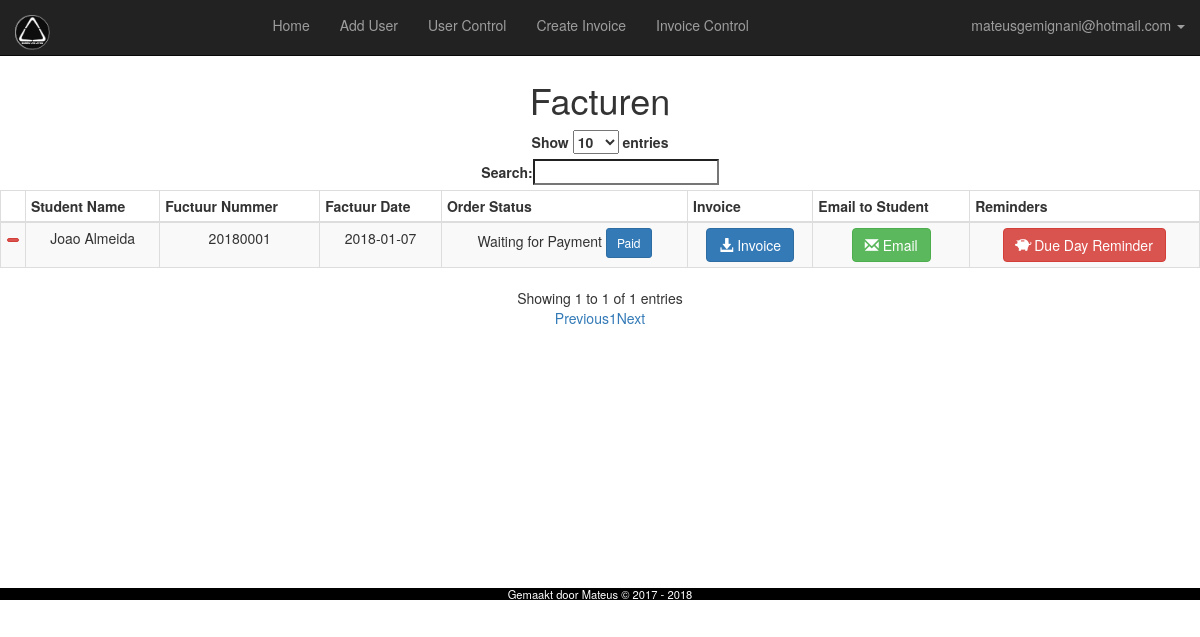
/admin/facturen.php (signed in), run on the app's committed database.
### tables this page shows
CREATE TABLE `tbl_users` (
  `id` int(11) NOT NULL AUTO_INCREMENT,
  `full_name` varchar(100) NOT NULL,
  `full_name_pat` varchar(255) NOT NULL,
  `email` varchar(100) NOT NULL,
  `password` varchar(100) NOT NULL,
  `bday` date NOT NULL,
  `address` text NOT NULL,
  `city` varchar(255) NOT NULL,
  `zipcode` varchar(255) NOT NULL,
  `phone` int(11) NOT NULL,
  `plan` int(11) NOT NULL,
  `sdate` date NOT NULL,
  `permissions` tinyint(4) NOT NULL DEFAULT '0',
  PRIMARY KEY (`id`),
  UNIQUE KEY `userEmail` (`email`)
);

CREATE TABLE `payments` (
  `id` int(11) NOT NULL AUTO_INCREMENT,
  `user_id` int(11) NOT NULL,
  `factuur_nummer` int(11) NOT NULL,
  `payment_date` date NOT NULL,
  `paid` tinyint(4) NOT NULL DEFAULT '0',
  PRIMARY KEY (`id`)
);

### admin/User.php (called while the page is built, shortened)
<?php
class User
{
    private $conn;
    public function __construct()
    {
        $database = new Database();
        $db = $database->dbConnection();
        $this->conn = $db;
    }
    public function runQuery($sql)
    {
        $stmt = $this->conn->prepare($sql);
        return $stmt;
    }
}

### admin/facturen.php (the view, shortened to what this page needs)
<?php
require_once 'User.php';
$user_home = new User();
$stmt_users = $user_home->runQuery("SELECT * FROM tbl_users WHERE permissions=0");
$stmt_users->execute();
        ?>
        <?php
include_once 'includes_admin/head_admin.php';
include_once 'includes_admin/nav_admin.php';
?>
<br><br><br>
    <h1 class="text-center">Facturen</h1>
    <table id="employee_data" class="table table-bordered table-condensed table-striped">
        <thead>
            <th></th>
            <th>Student Name</th>
            <th>Fuctuur Nummer</th>
            <th>Factuur Date</th>
            <th>Order Status</th>
            <th>Invoice</th>
            <th>Email to Student</th>
            <th>Reminders</th>
        </thead>
        <tbody>
        <?php
        while ($row_users = $stmt_users->fetch(PDO::FETCH_ASSOC)):
            if($stmt_users->rowCount() ==0){
                ?>
                <tr>
                </tr>
                <?php
            }
            else{
                $stmt_pay = $user_home->runQuery("SELECT * FROM payments WHERE user_id=:uid");
                $stmt_pay->execute(array(":uid"=>$row_users['id']));
                if($stmt_pay->rowCount() >0) {
                while($row_pay = $stmt_pay->fetch(PDO::FETCH_ASSOC)):
                $stmt_factuur = $user_home->runQuery("SELECT * FROM factuur WHERE factuur_nummer=:fname");
                $stmt_factuur->execute(array(":fname"=>$row_pay['factuur_nummer']));
                $row_factuur = $stmt_factuur->fetch(PDO::FETCH_ASSOC);
                $pay_day = $row_pay['payment_date'];
                ?>
                <tr>
                    <td>
                        <a onclick="return confirm('Ben je zeker?')" href="facturen.php?delete=<?php echo $row_pay['factuur_nummer']; ?>" class="btn btn-xs btn-danger"><i class="fa fa-times" aria-hidden="true"></i></a>
                    </td>
                    <td><?php echo $row_users['full_name']; ?></td>
                    <td><?php echo $row_pay['factuur_nummer']; ?></td>
                    <td><?php echo $pay_day; ?></td>
                    <td>
                        <?php echo(( $row_pay['paid']== 1) ? 'Order Payed' : 'Waiting for Payment'); ?>
                        <?php if($row_pay['paid']== 0): ?>
                            <a class="btn btn-sm btn-primary" href="invoice/pay_factuur.php?factuur=<?php echo $row_pay['factuur_nummer'];?>&user=<?php echo $row_users['id']; ?>">Paid</a>
                        <?php endif; ?>
                    </td>
                    <td>
                        <a href="invoice/show_invoice.php?factuur=<?php echo $row_factuur['factuur_name']; ?>"
                           class="btn btn-primary ">
                            <span class="glyphicon glyphicon-download-alt"></span>
                            Invoice
                        </a>
                    </td>
                    <td>
                        <a onclick="return confirm('Ben je zeker? This will send a email to the user')" href="email/email_student.php?email=<?php echo $row_users['email'];?>&factuur=<?php echo $row_factuur['factuur_name']; ?>"
                           class="btn btn-success ">
                            <span class="glyphicon glyphicon-envelope"></span>
                            Email
                        </a>
                    </td>
                    <td>
                    <?php
                    $factuur_due = new Datetime($pay_day);
                    $factuur_due->add(new DateInterval('P1M'));
                    $today = new DateTime();
                    if($today > $factuur_due & $row_pay['paid']== 0):
                    ?>
                        <a onclick="return confirm('Ben je zeker? This will send a email to the user')" href="email/email_reminder.php?email=<?php echo $row_users['email'];?>&factuur=<?php echo $row_factuur['factuur_name']; ?>"
                           class="btn btn-danger">
                            <span class="glyphicon glyphicon-piggy-bank"></span>
                            Due Day Reminder
                        </a>
                    <?php
                    elseif($row_pay['paid']== 1): ?>
                        <p>Already Paid</p>
                    <?php else: ?>
                        <p>Still on time</p>
                    <?php endif; ?>
                    </td>
                </tr>
            <?php endwhile;}
            }
        endwhile; ?>
        </tbody>
    </table>
<?php
include_once 'includes_admin/footer_admin.php';

### admin/includes_admin/nav_admin.php (shortened to what this page needs)
<?php
$stmt_navbar = $user_home->runQuery("SELECT * FROM tbl_users WHERE id=:uid");
$stmt_navbar->execute(array(":uid"=>$_SESSION['userSession']));
$row = $stmt_navbar->fetch(PDO::FETCH_ASSOC);
?>
<nav class="navbar navbar-inverse navbar-fixed-top">
    <div class="container-fluid">
        <div class="navbar-header">
            <a class="navbar-brand" href="index.php" style="margin-bottom: 5px;">
                <img src="../img/minilogo.png" width="35" height="35" alt="">
            </a>
        </div>
        <div class="collapse navbar-collapse" id="bs-example-navbar-collapse-1">
            <ul class="nav navbar-nav">
                <li><a href="index.php">Home <span class="sr-only">(current)</span></a></li>
                <li><a href="user_control.php">Add User</a></li>
                <li><a href="user_table.php">User Control</a></li>
                <li><a href="payments.php">Create Invoice</a></li>
                <li><a href="facturen.php">Invoice Control</a></li>
            </ul>
            <ul class="nav navbar-nav navbar-right">
                <li class="dropdown ">
                    <a href="#" class="dropdown-toggle" data-toggle="dropdown" role="button" aria-haspopup="true" aria-expanded="false">
                        <i class="icon-user"></i><?php echo $row['email']; ?> <i class="caret"></i>
                    </a>
                </li>
            </ul>
        </div>
    </div>
</nav>

### admin/includes_admin/head_admin.php (style rules this page uses)
@media (min-width: 768px) { .navbar .navbar-nav { display: inline-block; float: none; vertical-align: top; } }
@media (min-width: 768px) { .navbar .navbar-collapse { text-align: center; } }
body { background-color: white; text-align: center; }

### data on the page
tbl_users: email "mateusgemignani@hotmail.com"
payments: user.full_name "Joao Almeida", factuur_nummer "20180001", payment_date "2018-01-07", paid "Waiting for Payment"
